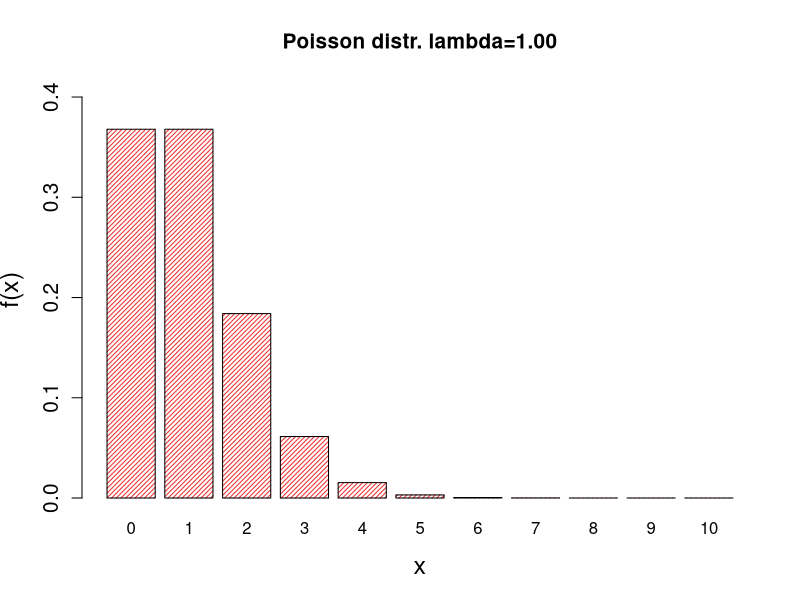

Generate this figure with R:
lambda <- 1
x <- 0:10
ap <- dpois(x,lambda)
barplot(ap , names=x, col='firebrick2', xlab='x', ylab='f(x)', density=30,
main = sprintf("Poisson distr. lambda=%.2f",lambda),
ylim=c(0,0.415),
cex.lab=1.5, cex.axis=1.25, cex.main=1.25, cex.sub=1.5)
cat(paste(c("P(2|lambda) = ", ap[3],'\n')))
cat(paste(c("P(>=1|lambda) = ", 1 - ap[1],'\n')))